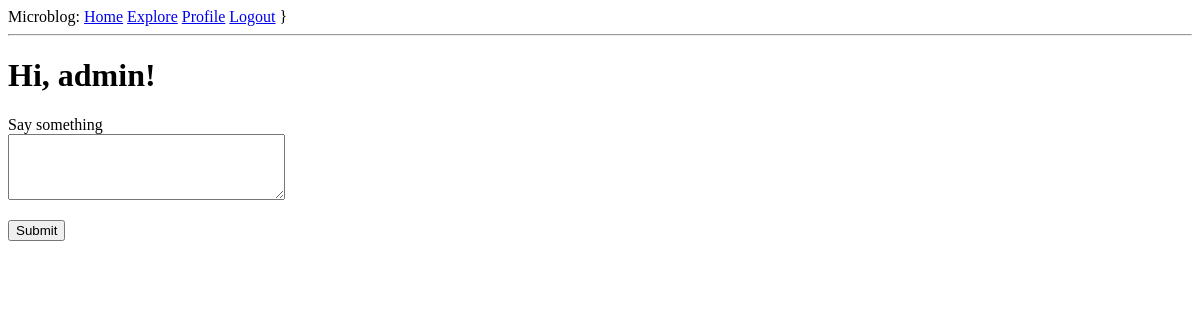
Before: /index (signed in) with the older database file.
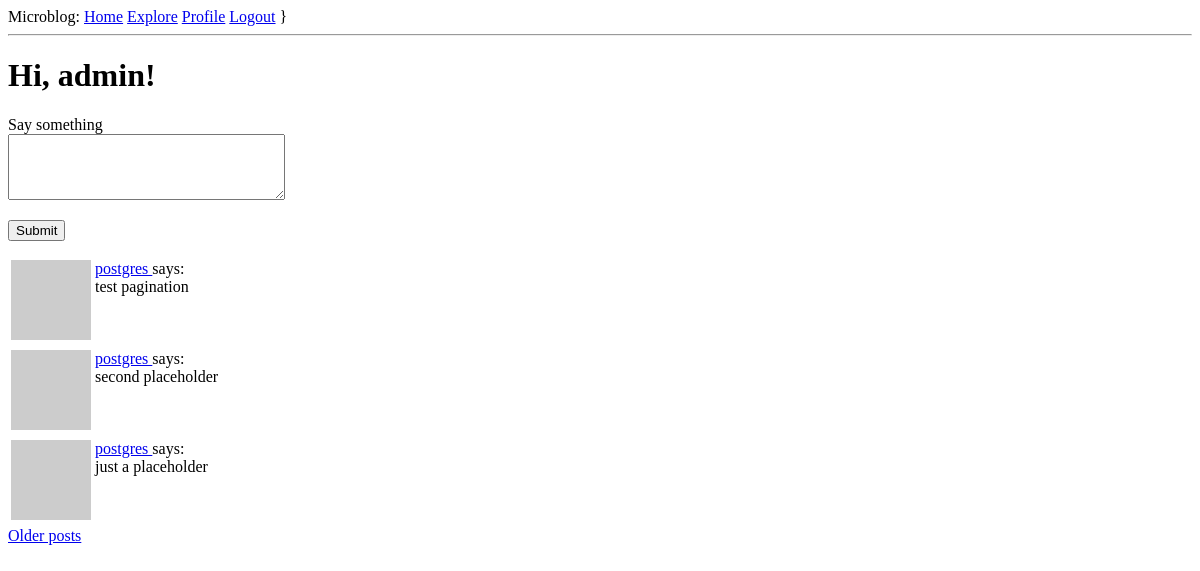
After: the same page with the newer database file.
### server/models.py (models this page shows, shortened)
class Post(db.Model):
    id = db.Column(db.Integer, primary_key=True)
    body = db.Column(db.String(140), nullable=False)
    timestamp = db.Column(db.DateTime, index=True, default=datetime.utcnow)
    user_id = db.Column(db.Integer, db.ForeignKey('user.id'),nullable=False)

class User(UserMixin, db.Model):
    id = db.Column(db.Integer, primary_key=True)
    username = db.Column(db.String(64), index=True, unique=True, nullable=False)
    email = db.Column(db.String(128), index=True, unique=True, nullable=False)
    password_hash = db.Column(db.String(128), nullable=False)
    posts = db.relationship('Post', backref='author', lazy='dynamic') # 'Post'= reference to a class not yet created
    about_me = db.Column(db.String(256), nullable=True)
    last_seen  =db.Column(db.DateTime, default=datetime.utcnow)
    followed = db.relationship(
        'User', secondary=followers,
        primaryjoin=(followers.c.follower_id == id),
        secondaryjoin=(followers.c.followed_id == id),
        backref=db.backref('followers', lazy='dynamic'), lazy='dynamic')
    def avatar(self,size):
        digest = md5(self.email.lower().encode('utf-8')).hexdigest()
        return  f'https://www.gravatar.com/avatar/{digest}?d=identicon&s={size}'

### server/routes.py (the view)
@app.route('/', methods=['GET', 'POST'])
@app.route('/index', methods=['GET', 'POST'])
@login_required
def index():
    form = PostForm()
    if form.validate_on_submit():
        post = Post(body=form.post.data, author=current_user)
        db.session.add(post)
        db.session.commit()
        flash('Your post is now live!')
        return redirect(url_for('index')) # redirect so that this is a GET request,  avoids duplicate submit in browser
    page = request.args.get('page',1,type=int)
    posts = Post.query.order_by(Post.timestamp.desc()).paginate(page,app.config['POSTS_PER_PAGE'],False)
    next_url = url_for('index', page=posts.next_num) if posts.has_next else None
    prev_url = url_for('index', page=posts.prev_num) if posts.has_prev else None
    return render_template("index.html", title='Home Page', form=form, posts=posts.items, next_url=next_url, prev_url=prev_url)

### server/forms.py
class PostForm(FlaskForm):
    post = TextAreaField('Say something', validators=[DataRequired(), Length(min=1, max=140)])
    submit = SubmitField('Submit')

### server/models.py (called while the page is built)
@login.user_loader
def load_user(id):
    return User.query.get(int(id))

### server/routes.py (called while the page is built)
@app.before_request
def before_request():
    if current_user.is_authenticated:
        current_user.last_seen = datetime.utcnow()
        db.session.commit()

### templates/index.html (shortened to what this page needs)
{% extends "navbar.html" %}
{% block content %}
    <h1>Hi, {{ current_user.username }}!</h1>
    {% if form %}
        <form action="" method="post">
            <p>
                {{ form.post.label }}<br>
                {{ form.post(cols=32, rows=4) }}<br>
            </p>
            <p>{{ form.submit() }}</p>
        </form>
    {% endif %}
    {% for post in posts %}
        {% include '_post.html' %}
    {% endfor %}
    {% if next_url %}
        <a href="{{ next_url }}">Older posts</a>
    {% endif %}
{% endblock %}

### templates/_post.html
    <table>
        <tr valign="top">
            <td><img src="{{ post.author.avatar(36) }}"></td>
            <td>
                <a href="{{ url_for('user', username=post.author.username) }}">
                    {{ post.author.username }}
                </a>
                says:<br>{{ post.body }}
            </td>
        </tr>
    </table>

Changed rows visible on the page:
added Post: author.username "postgres", body "test pagination"
added Post: author.username "postgres", body "second placeholder"
added Post: author.username "postgres", body "just a placeholder"
Other visible differences:
text now shown: "Older posts"
